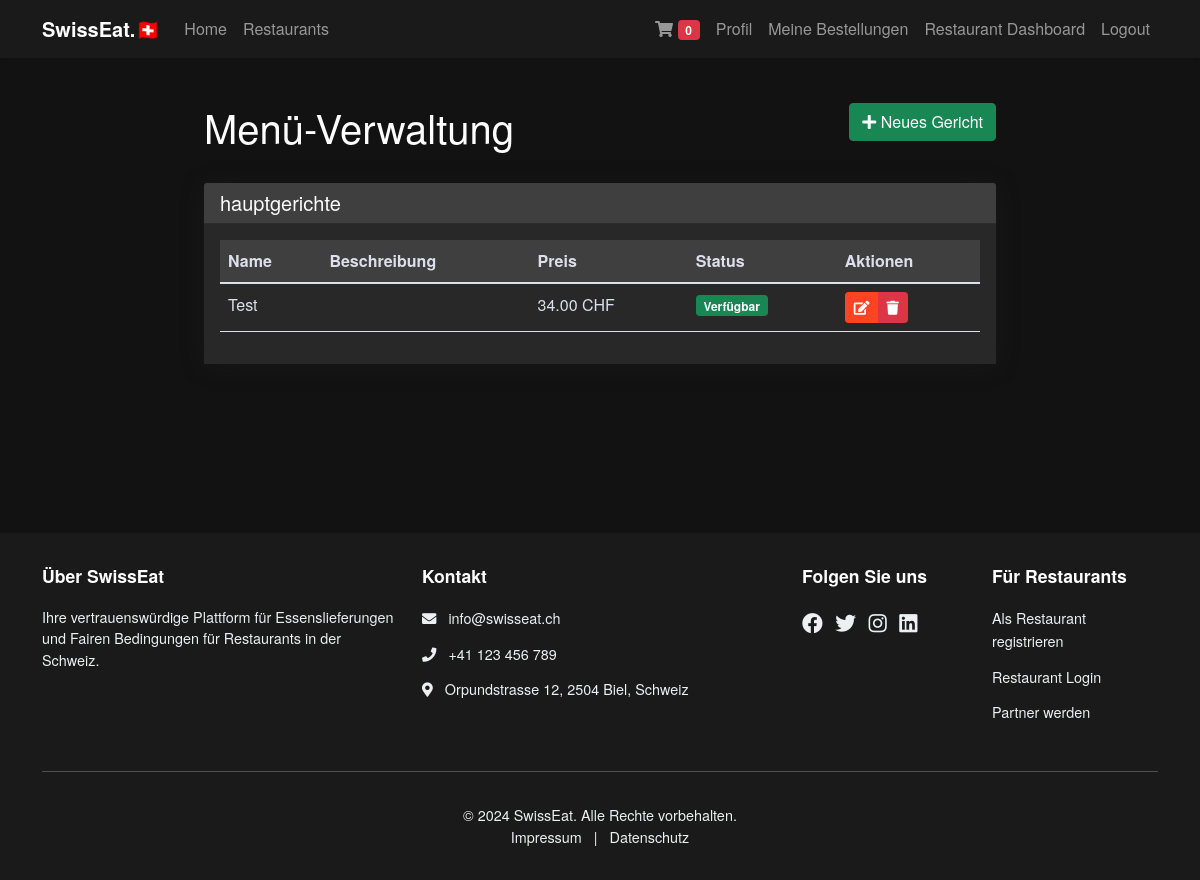
Page /restaurant/menu (signed in) on the committed database.
### swisseat/models.py (models this page shows)
class MenuItem(db.Model):
    id = db.Column(db.Integer, primary_key=True)
    name = db.Column(db.String(100), nullable=False)
    description = db.Column(db.Text)
    price = db.Column(db.Float, nullable=False)
    category = db.Column(db.String(50))
    restaurant_id = db.Column(db.Integer, db.ForeignKey('restaurant.id'), nullable=False)
    is_available = db.Column(db.Boolean, default=True)
    cart_items = db.relationship('CartItem', back_populates='menu_item', lazy=True)

### swisseat/admin/routes.py (the view)
    def decorated_function(*args, **kwargs):
        if not current_user.is_authenticated or not current_user.is_restaurant_owner():
            flash('Sie haben keine Berechtigung für diese Seite.', 'danger')
            return redirect(url_for('main.home'))
        return f(*args, **kwargs)

### swisseat/admin/routes.py (called while the page is built)
def restaurant_owner_required(f):
    def decorated_function(*args, **kwargs):
        if not current_user.is_authenticated or not current_user.is_restaurant_owner():
            flash('Sie haben keine Berechtigung für diese Seite.', 'danger')
            return redirect(url_for('main.home'))
        return f(*args, **kwargs)
    decorated_function.__name__ = f.__name__
    return decorated_function

@admin.route("/restaurant/menu")
@login_required
@restaurant_owner_required
def menu_management():
    restaurant = current_user.owned_restaurant
    menu_items = MenuItem.query.filter_by(restaurant_id=restaurant.id).all()
    return render_template('admin/menu_management.html',
                         menu_items=menu_items)

### swisseat/models.py (called while the page is built)
@login_manager.user_loader
def load_user(user_id):
    return User.query.get(int(user_id))

    def is_restaurant_owner(self):
        return self.role == 'restaurant_owner'

### swisseat/templates/admin/menu_management.html (shortened to what this page needs)
{% extends "layout.html" %}
{% block content %}
<div class="spacer"></div>
<div class="menu-management container">
    <div class="row mb-4">
        <div class="col">
            <h1>Menü-Verwaltung</h1>
        </div>
        <div class="col-auto">
            <a href="{{ url_for('admin.new_menu_item') }}" class="btn btn-success">
                <i class="fas fa-plus"></i> Neues Gericht
            </a>
        </div>
    </div>
    {% for category, items in menu_items|groupby('category') %}
    <div class="card mb-4">
        <div class="card-header">
            <h5 class="mb-0">{{ category }}</h5>
        </div>
        <div class="card-body">
            <div class="table-responsive">
                <table class="table">
                    <thead class="table-head">
                        <tr>
                            <th>Name</th>
                            <th>Beschreibung</th>
                            <th>Preis</th>
                            <th>Status</th>
                            <th>Aktionen</th>
                        </tr>
                    </thead>
                    <tbody class="table-body">
                        {% for item in items %}
                        <tr>
                            <td>{{ item.name }}</td>
                            <td>{{ item.description }}</td>
                            <td>{{ "%.2f"|format(item.price) }} CHF</td>
                            <td>
                                {% if item.is_available %}
                                <span class="badge bg-success">Verfügbar</span>
                                {% else %}
                                <span class="badge bg-danger">Nicht verfügbar</span>
                                {% endif %}
                            </td>
                            <td>
                                <div class="btn-group" role="group">
                                    <a href="{{ url_for('admin.update_menu_item', item_id=item.id) }}"
                                       class="btn btn-sm btn-primary">
                                        <i class="fas fa-edit"></i>
                                    </a>
                                    <button type="button"
                                            class="btn btn-sm btn-danger"
                                            data-bs-toggle="modal"
                                            data-bs-target="#deleteModal{{ item.id }}">
                                        <i class="fas fa-trash"></i>
                                    </button>
                                </div>
                            </td>
                        </tr>
                        {% endfor %}
                    </tbody>
                </table>
            </div>
        </div>
    </div>
    {% endfor %}
</div>
{% endblock %}

### swisseat/static/css/main.css (style rules this page uses)
body { background-color: #121212; font-family: 'Helvetica Neue', Arial, sans-serif; line-height: 1.6; color: #fdfdfd; }
a { color: #ff4323; text-decoration: none; }
.card { background-color: #282828; transition: transform 0.2s ease-in-out; box-shadow: 0 2px 4px rgba(0,0,0,0.1); }
.btn-primary { background-color: #ff4323; border-color: #ff4323; }
.spacer { width: 100%; min-height: 45px; }
.menu-management { margin-top: 50px; max-width: 68%; justify-content: center; margin: 0 auto; min-height: 47.8vh; }
.menu-management .card { border: none; box-shadow: 0 0.15rem 1.75rem 0 rgba(58, 59, 69, 0.15) !important; }
.menu-management .card-header { background-color: #3f3f3f; border-bottom: 1px solid #2c2c2c; }
.menu-management .card-body { background-color: #282828; }
.menu-management .table-head { background-color: #3f3f3f; color: #dddfeb !important; }
.menu-management .table-body { color: #dddfeb !important; }

### rows in the picture
MenuItem: category "hauptgerichte", name "Test", price "34.00", is_available "Verfügbar"
